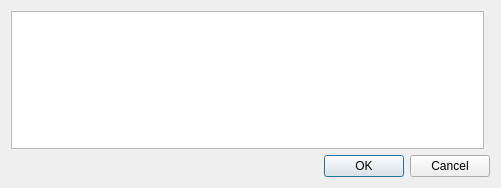
<?xml version="1.0" encoding="UTF-8"?>
<ui version="4.0">
 <class>CloseOfMonth</class>
 <widget class="QDialog" name="CloseOfMonth">
  <property name="geometry">
   <rect>
    <x>0</x>
    <y>0</y>
    <width>501</width>
    <height>188</height>
   </rect>
  </property>
  <property name="windowTitle">
   <string>Close of month</string>
  </property>
  <property name="locale">
   <locale language="English" country="UnitedStates"/>
  </property>
  <property name="modal">
   <bool>false</bool>
  </property>
  <layout class="QGridLayout" name="gridLayout">
   <property name="leftMargin">
    <number>11</number>
   </property>
   <property name="topMargin">
    <number>11</number>
   </property>
   <property name="rightMargin">
    <number>11</number>
   </property>
   <property name="bottomMargin">
    <number>11</number>
   </property>
   <item row="1" column="1" colspan="2">
    <layout class="QHBoxLayout" name="horizontalLayout">
     <item>
      <spacer name="horizontalSpacer">
       <property name="orientation">
        <enum>Qt::Horizontal</enum>
       </property>
       <property name="sizeHint" stdset="0">
        <size>
         <width>40</width>
         <height>20</height>
        </size>
       </property>
      </spacer>
     </item>
     <item>
      <widget class="QPushButton" name="okBtn">
       <property name="text">
        <string>OK</string>
       </property>
      </widget>
     </item>
     <item>
      <widget class="QPushButton" name="cancelBtn">
       <property name="text">
        <string>Cancel</string>
       </property>
      </widget>
     </item>
    </layout>
   </item>
   <item row="0" column="1">
    <widget class="QTextEdit" name="textEdit">
     <property name="readOnly">
      <bool>true</bool>
     </property>
    </widget>
   </item>
  </layout>
 </widget>
 <tabstops>
  <tabstop>okBtn</tabstop>
  <tabstop>cancelBtn</tabstop>
 </tabstops>
 <resources/>
 <connections/>
</ui>
